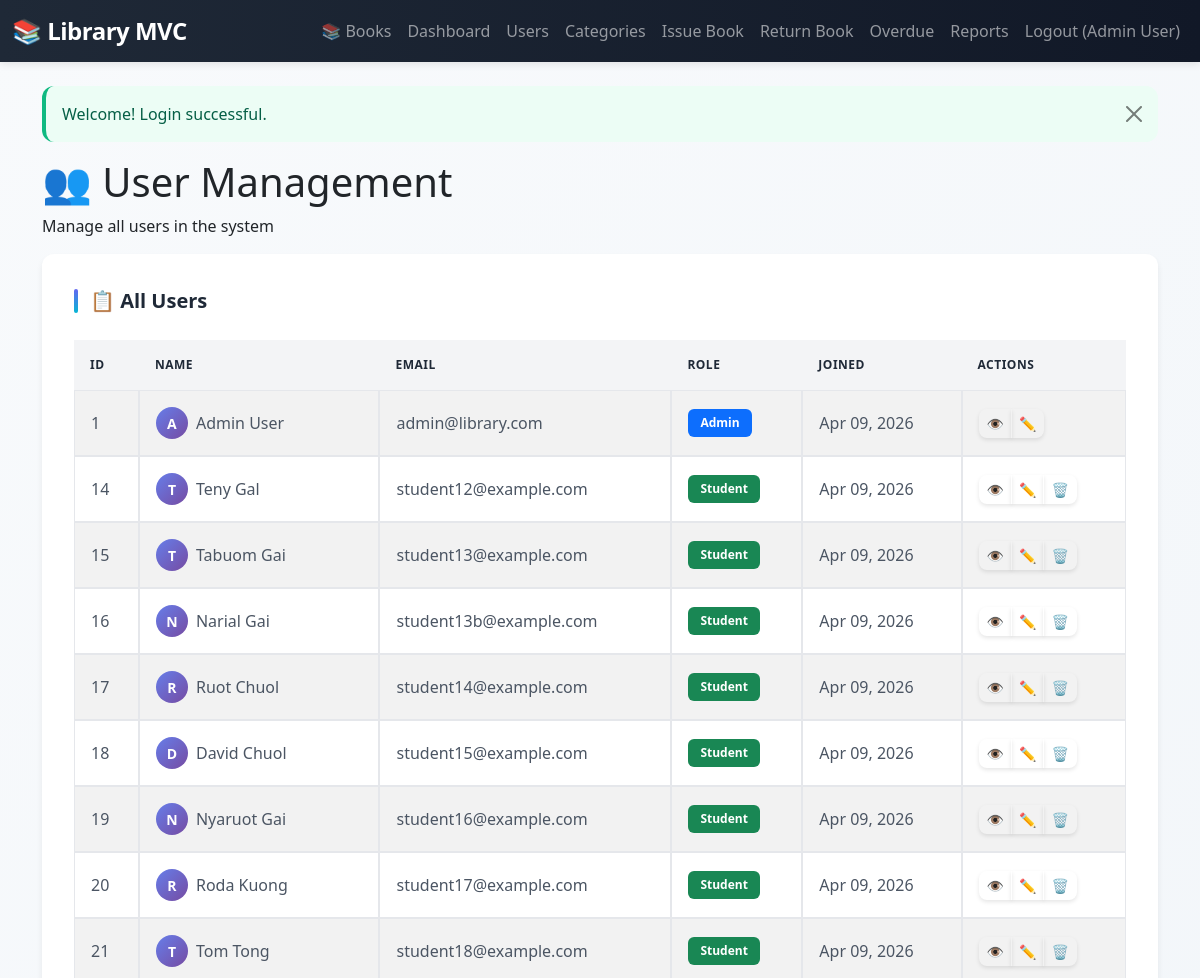
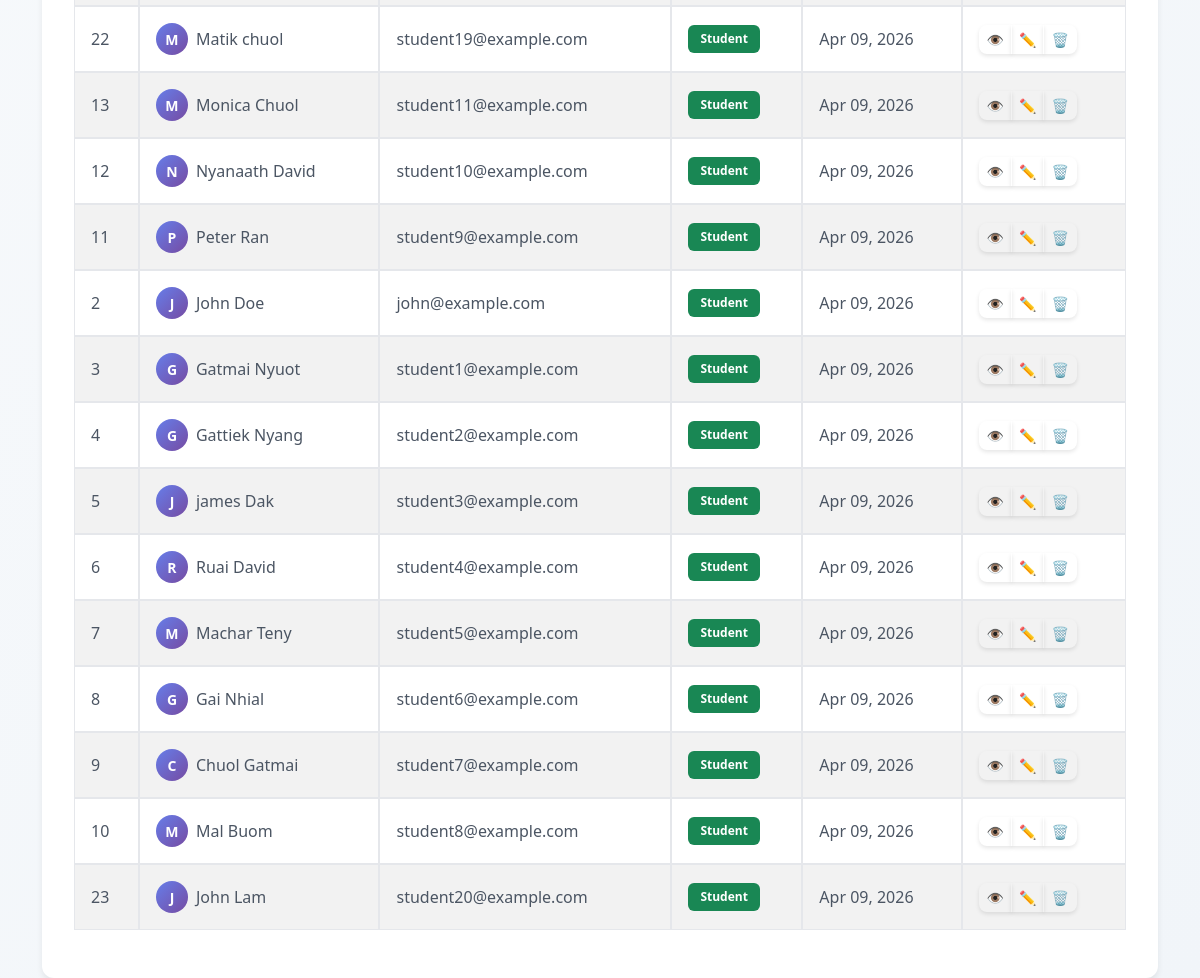
/public/index.php?url=user/index (signed in), run on the app's committed database (2 pictures, top to bottom).
### tables this page shows
CREATE TABLE users (
    id INT AUTO_INCREMENT PRIMARY KEY,
    name VARCHAR(100) NOT NULL,
    email VARCHAR(100) UNIQUE NOT NULL,
    password VARCHAR(255) NOT NULL,
    role ENUM('admin', 'student') DEFAULT 'student',
    created_at TIMESTAMP DEFAULT CURRENT_TIMESTAMP
);

### app/controllers/BaseController.php (called while the page is built, shortened)
<?php
abstract class BaseController {
    protected function view($view, $data = []) {
        extract($data);
        require_once "app/views/layouts/header.php";
        require_once "app/views/$view.php";
        require_once "app/views/layouts/footer.php";
    }
}
?>

### app/controllers/UserController.php (called while the page is built, shortened)
<?php
require_once 'BaseController.php';
class UserController extends BaseController {
    public function index() {
        $userModel = new User();
        $users = $userModel->getAll();
        $this->view('users/index', ['users' => $users]);
    }
}
?>

### app/models/User.php (called while the page is built, shortened)
<?php
require_once 'app/config/database.php';
class User {
    private $conn;
    private $table = 'users';
    public function __construct() {
        $database = new Database();
        $this->conn = $database->getConnection();
    }
    public function getAll() {
        $query = "SELECT id, name, email, role, created_at FROM " . $this->table . " ORDER BY created_at DESC";
        $stmt = $this->conn->prepare($query);
        $stmt->execute();
        return $stmt->fetchAll(PDO::FETCH_ASSOC);
    }
}
?>

### app/config/database.php (called while the page is built, shortened)
<?php
class Database {
    private $host = 'localhost';
    private $db_name = 'library_mvc';
    private $username = 'root';
    private $password = '';
    public function getConnection() {
        $this->conn = null;
        try {
            $this->conn = new PDO("mysql:host=" . $this->host . ";dbname=" . $this->db_name, $this->username, $this->password);
            $this->conn->setAttribute(PDO::ATTR_ERRMODE, PDO::ERRMODE_EXCEPTION);
        } catch(PDOException $exception) {
            echo "Connection error: " . $exception->getMessage();
        }
        return $this->conn;
    }
}
?>

### app/views/users/index.php (the view, shortened to what this page needs)
<div class="users-header">
    <h1 class="page-title">👥 User Management</h1>
    <p class="page-subtitle">Manage all users in the system</p>
</div>
<div class="row">
    <div class="col-12">
        <div class="section-card">
            <div class="section-title">📋 All Users</div>
            <div class="table-responsive">
                <table class="table table-striped table-hover">
                    <thead class="table-dark">
                        <tr>
                            <th>ID</th>
                            <th>Name</th>
                            <th>Email</th>
                            <th>Role</th>
                            <th>Joined</th>
                            <th>Actions</th>
                        </tr>
                    </thead>
                    <tbody>
                        <?php if (empty($users)): ?>
                            <tr>
                                <td colspan="6" class="text-center text-muted">No users found</td>
                            </tr>
                        <?php else: ?>
                            <?php foreach ($users as $user): ?>
                                <tr>
                                    <td><?= $user['id'] ?></td>
                                    <td>
                                        <div class="d-flex align-items-center">
                                            <div class="avatar-circle me-2">
                                                <?= strtoupper(substr($user['name'], 0, 1)) ?>
                                            </div>
                                            <?= htmlspecialchars($user['name']) ?>
                                        </div>
                                    </td>
                                    <td><?= htmlspecialchars($user['email']) ?></td>
                                    <td>
                                        <span class="badge bg-<?= $user['role'] === 'admin' ? 'primary' : 'success' ?>">
                                            <?= ucfirst($user['role']) ?>
                                        </span>
                                    </td>
                                    <td><?= date('M d, Y', strtotime($user['created_at'])) ?></td>
                                    <td>
                                        <div class="btn-group btn-group-sm">
                                            <button class="btn btn-outline-primary btn-sm" title="View Details">
                                                👁️
                                            </button>
                                            <button class="btn btn-outline-warning btn-sm" title="Edit">
                                                ✏️
                                            </button>
                                            <?php if ($user['role'] !== 'admin'): ?>
                                                <button class="btn btn-outline-danger btn-sm" title="Delete">
                                                    🗑️
                                                </button>
                                            <?php endif; ?>
                                        </div>
                                    </td>
                                </tr>
                            <?php endforeach; ?>
                        <?php endif; ?>
                    </tbody>
                </table>
            </div>
        </div>
    </div>
</div>

### public/css/style.css (style rules this page uses)
:root { --primary: #6366f1; --primary-dark: #4f46e5; --secondary: #10b981; --warning: #f59e0b; --info: #06b6d4; --danger: #ef4444; --light-bg: #f8fafc; --border-radius: 12px; }
body { background: linear-gradient(135deg, #f8fafc 0%, #f1f5f9 100%); min-height: 100vh; font-family: 'Segoe UI', Tahoma, Geneva, Verdana, sans-serif; }
.section-card { border: none; border-radius: var(--border-radius); box-shadow: 0 4px 6px rgba(0, 0, 0, 0.07); transition: all 0.3s ease; background: white; padding: 2rem; }
.section-title { font-size: 1.25rem; font-weight: 700; color: #1f2937; margin-bottom: 1.5rem; display: flex; align-items: center; gap: 0.75rem; }
.section-title::before { content: ''; display: inline-block; width: 4px; height: 24px; background: linear-gradient(180deg, var(--primary) 0%, var(--info) 100%); border-radius: 2px; }
.btn { border: none; border-radius: 8px; font-weight: 600; transition: all 0.3s ease; box-shadow: 0 2px 4px rgba(0, 0, 0, 0.1); }
.table { border-collapse: separate; border-spacing: 0; }
.table thead th { background: #f3f4f6; font-weight: 700; border: none; color: #1f2937; padding: 1rem; text-transform: uppercase; font-size: 0.75rem; letter-spacing: 0.5px; }
.table tbody td { padding: 1rem; border: 1px solid #e5e7eb; color: #4b5563; }
.table tbody tr { transition: background-color 0.2s ease; }
.badge { padding: 0.5rem 0.75rem; border-radius: 6px; font-weight: 600; font-size: 0.75rem; }

### app/views/users/index.php (style rules this page uses)
.avatar-circle { width: 32px; height: 32px; border-radius: 50%; background: linear-gradient(135deg, #667eea 0%, #764ba2 100%); color: white; display: flex; align-items: center; justify-content: center; font-weight: bold; font-size: 0.875rem; }
.table th { border-top: none; font-weight: 600; }
.table td { vertical-align: middle; }

### data on the page
users: id "1", name "A", name "Admin User", email "admin@library.com", role "Admin", created_at "Apr 09, 2026"
users: id "14", name "T", name "Teny Gal", email "student12@example.com", role "Student", created_at "Apr 09, 2026"
users: id "15", name "T", name "Tabuom Gai", email "student13@example.com", role "Student", created_at "Apr 09, 2026"
users: id "16", name "N", name "Narial Gai", email "student13b@example.com", role "Student", created_at "Apr 09, 2026"
users: id "17", name "R", name "Ruot Chuol", email "student14@example.com", role "Student", created_at "Apr 09, 2026"
users: id "18", name "D", name "David Chuol", email "student15@example.com", role "Student", created_at "Apr 09, 2026"
users: id "19", name "N", name "Nyaruot Gai", email "student16@example.com", role "Student", created_at "Apr 09, 2026"
users: id "20", name "R", name "Roda Kuong", email "student17@example.com", role "Student", created_at "Apr 09, 2026"
users: id "21", name "T", name "Tom Tong", email "student18@example.com", role "Student", created_at "Apr 09, 2026"
users: id "22", name "M", name "Matik chuol", email "student19@example.com", role "Student", created_at "Apr 09, 2026"
users: id "13", name "M", name "Monica Chuol", email "student11@example.com", role "Student", created_at "Apr 09, 2026"
users: id "12", name "N", name "Nyanaath David", email "student10@example.com", role "Student", created_at "Apr 09, 2026"
users: id "11", name "P", name "Peter Ran", email "student9@example.com", role "Student", created_at "Apr 09, 2026"
users: id "2", name "J", name "John Doe", email "john@example.com", role "Student", created_at "Apr 09, 2026"
users: id "3", name "G", name "Gatmai Nyuot", email "student1@example.com", role "Student", created_at "Apr 09, 2026"
users: id "4", name "G", name "Gattiek Nyang", email "student2@example.com", role "Student", created_at "Apr 09, 2026"
users: id "5", name "J", name "james Dak", email "student3@example.com", role "Student", created_at "Apr 09, 2026"
users: id "6", name "R", name "Ruai David", email "student4@example.com", role "Student", created_at "Apr 09, 2026"
users: id "7", name "M", name "Machar Teny", email "student5@example.com", role "Student", created_at "Apr 09, 2026"
users: id "8", name "G", name "Gai Nhial", email "student6@example.com", role "Student", created_at "Apr 09, 2026"
users: id "9", name "C", name "Chuol Gatmai", email "student7@example.com", role "Student", created_at "Apr 09, 2026"
users: id "10", name "M", name "Mal Buom", email "student8@example.com", role "Student", created_at "Apr 09, 2026"
users: id "23", name "J", name "John Lam", email "student20@example.com", role "Student", created_at "Apr 09, 2026"

### other printed values
$_SESSION['user_name'] "Admin User"
$_SESSION['flash']['message'] "Welcome! Login successful."
